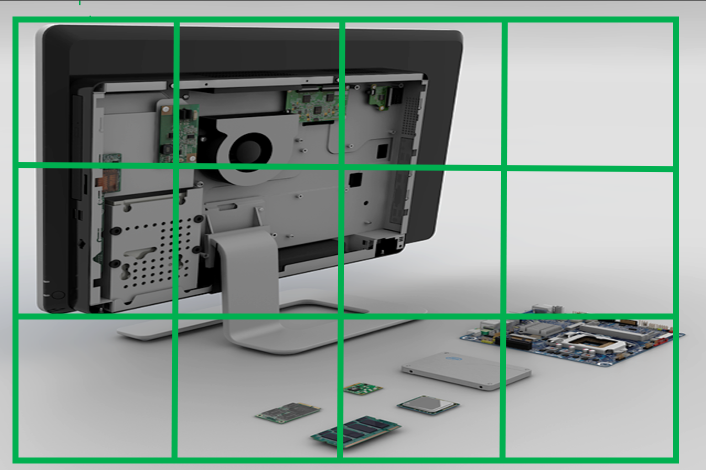
#> input picture assets/models/computer_grid.png, 1412 x 940 px (shown at 1/2 size)
$ python test-algo.py
#> lines starting #> are read from the running program, lines starting #| are printed output that depends on the picture; after the words box and inside, x2 and y2 are one past the last pixel; in counts of white or black regions, pixels touching at a corner belong together
### src/Algorithm.py
import numpy as np
import cv2


class mainAlgorithm:
    """

    """

    def __init__(self, img, desc=None):
        self.desc = desc
        self.input_image = img
        self.out_image = None

    def start_the_process(self):
        pass

    def based_on_green_channel(self):
        blue_channel = self.input_image[:, :, 2]

        low_threshold = 100
        high_threshold = 200

        edges = cv2.Canny(np.uint8(self.input_image), low_threshold, high_threshold)
        kernel = np.ones((4, 4), np.uint8)
        #dilated_edges = cv2.dilate(edges, kernel, iterations=2)

        return edges

    def based_on_horizontal_vertical(self):
        raise NotImplementedError

    def based_on_distance_between(self):
        raise NotImplementedError

    def based_on_rectangluar(self):
        raise NotImplementedError

    def final_kalman_filter(self):
        raise NotImplementedError

    def final_corners(self):
        raise NotImplementedError

### src/test-algo.py
import cv2
import numpy as np
import importlib
from Algorithm import mainAlgorithm

if __name__ == '__main__':

    filename = '../assets/models/computer_grid.png'
    dim = (600, 600)
    img = cv2.resize(cv2.imread(filename), dim)
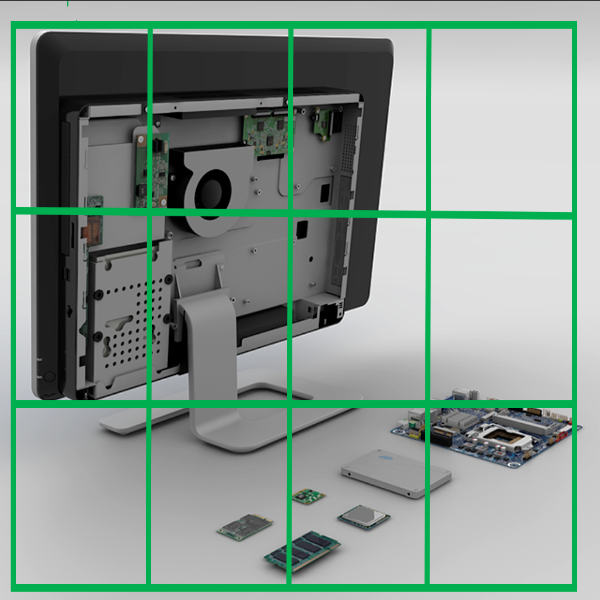
#> img: shape (600, 600, 3); mean B, G, R 143.8, 152.2, 136.4

    # prepare main algorithm
    tool = mainAlgorithm(img, desc="Main algorithm")

    blue_channel = tool.based_on_green_channel()
#> in based_on_green_channel, `blue_channel = self.input_image[:, :, 2]`:
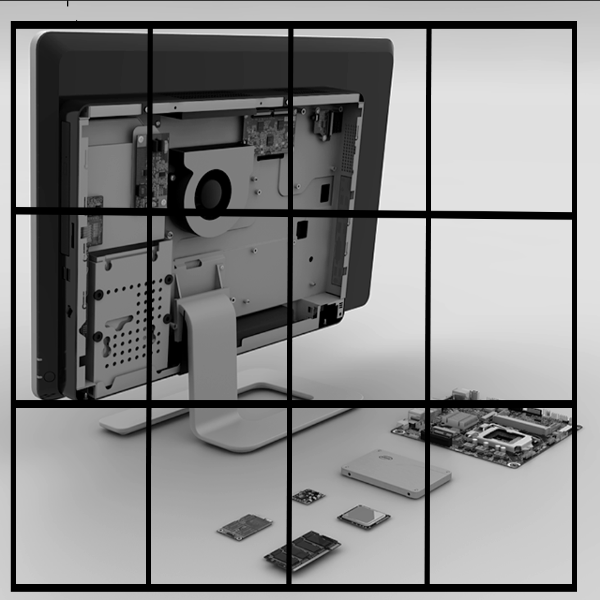
#> blue_channel: shape (600, 600); min 0, max 252, mean 136.4
#> in based_on_green_channel, `edges = cv2.Canny(np.uint8(self.input_image), low_threshold, high_thre..`:
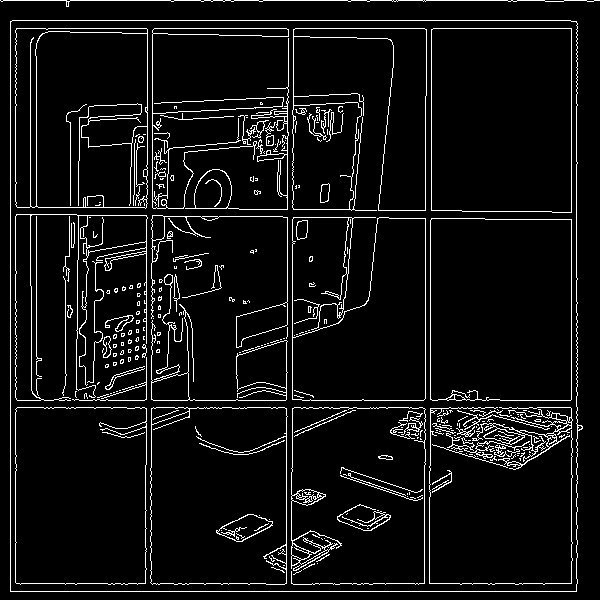
#> edges: shape (600, 600); 6.6% white in thin lines or dots
    # display results
    cv2.imshow('Original Image', img)
    cv2.imshow('From edge corner points', blue_channel)

    if cv2.waitKey(0) & 0xff == 27:
#> (key Esc is pressed here)
        cv2.destroyAllWindows()
